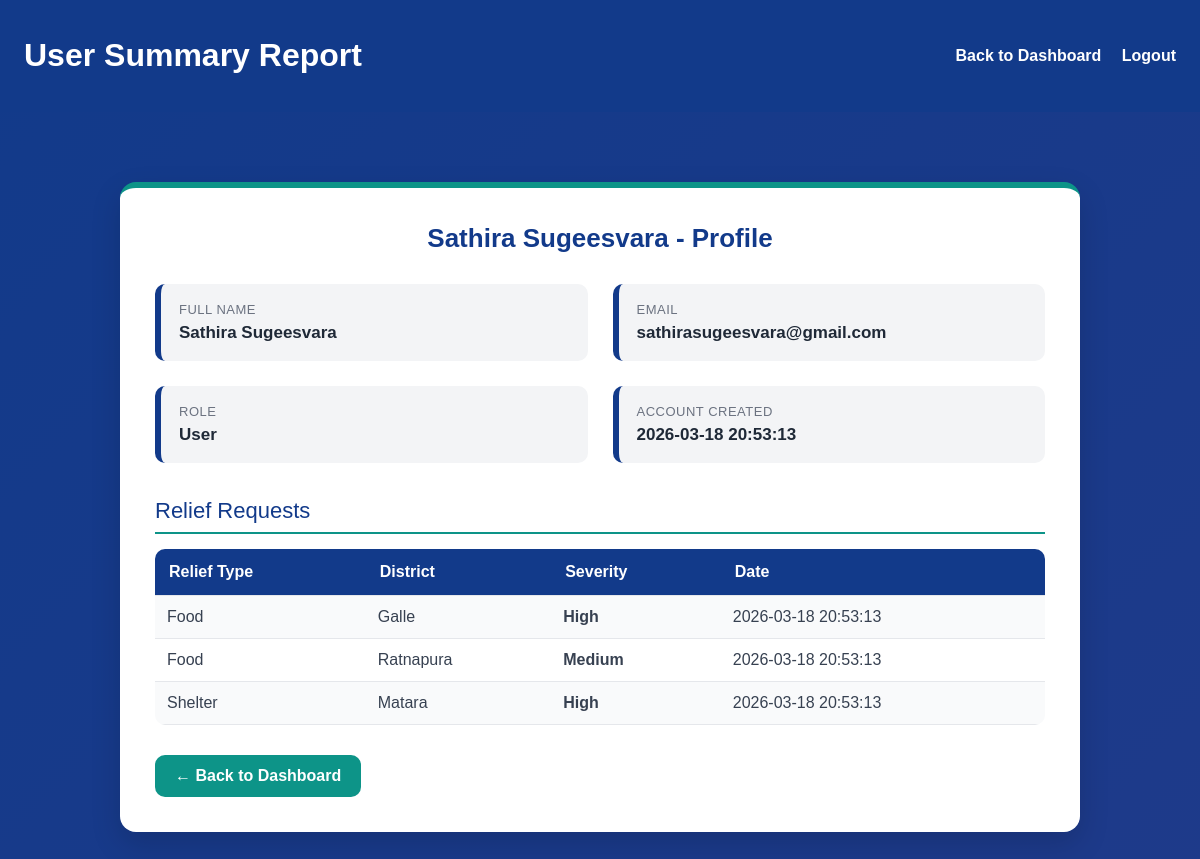
The app's page /frontend/user_details.php?id=3 (signed in) with its own data.
### tables this page shows
CREATE TABLE `users` (
  `id` int(11) NOT NULL,
  `full_name` varchar(100) NOT NULL,
  `email` varchar(100) NOT NULL,
  `password` varchar(255) NOT NULL,
  `role` enum('admin','user') NOT NULL DEFAULT 'user',
  `created_at` timestamp NOT NULL DEFAULT current_timestamp()
);

CREATE TABLE `requests` (
  `id` int(11) NOT NULL,
  `user_id` int(11) NOT NULL,
  `relief_type` enum('Food','Water','Medicine','Shelter') NOT NULL,
  `district` varchar(100) NOT NULL,
  `divisional_secretariat` varchar(100) NOT NULL,
  `gn_division` varchar(100) NOT NULL,
  `contact_name` varchar(100) NOT NULL,
  `contact_number` varchar(20) NOT NULL,
  `address` varchar(100) NOT NULL,
  `family_members` int(11) NOT NULL,
  `severity` enum('Low','Medium','High') NOT NULL,
  `description` text DEFAULT NULL,
  `created_at` timestamp NOT NULL DEFAULT current_timestamp()
);

### frontend/user_details.php (the view, shortened to what this page needs)
<?php
include("../backend/db.php");
$id = (int) $_GET['id'];
$user_query = mysqli_query($conn, "SELECT * FROM users WHERE id=$id");
$user = mysqli_fetch_assoc($user_query);
$requests = mysqli_query($conn, "SELECT * FROM requests WHERE user_id=$id");
?>
<!DOCTYPE html>
<html>
<head>
  <link rel="stylesheet" href="css/styles.css">
  <link rel="stylesheet" href="css/user_details.css">
</head>
<body>
<header>
  <h1>User Summary Report</h1>
  <nav>
    <a href="admin.php">Back to Dashboard</a>
    <a href="../backend/logout.php">Logout</a>
  </nav>
</header>
<div class="user-details-container">
  <div class="user-details-card">
    <div class="user-details-title">
      <?php echo $user['full_name']; ?> - Profile
    </div>
    <div class="user-info-grid">
      <div class="info-box">
        <div class="info-label">Full Name</div>
        <div class="info-value"><?php echo $user['full_name']; ?></div>
      </div>
      <div class="info-box">
        <div class="info-label">Email</div>
        <div class="info-value"><?php echo $user['email']; ?></div>
      </div>
      <div class="info-box">
        <div class="info-label">Role</div>
        <div class="info-value"><?php echo ucfirst($user['role']); ?></div>
      </div>
      <div class="info-box">
        <div class="info-label">Account Created</div>
        <div class="info-value"><?php echo $user['created_at']; ?></div>
      </div>
    </div>
    <div class="requests-title">Relief Requests</div>
    <table class="user-requests-table">
      <tr>
        <th>Relief Type</th>
        <th>District</th>
        <th>Severity</th>
        <th>Date</th>
      </tr>
      <?php while($r = mysqli_fetch_assoc($requests)) { ?>
      <tr>
        <td><?php echo $r['relief_type']; ?></td>
        <td><?php echo $r['district']; ?></td>
        <td><?php echo $r['severity']; ?></td>
        <td><?php echo $r['created_at']; ?></td>
      </tr>
      <?php } ?>
    </table>
    <a href="admin.php" class="back-btn">← Back to Dashboard</a>
  </div>
</div>
</body>
</html>

### frontend/css/styles.css (style rules this page uses)
:root { --primary-blue: #123A8A; --primary-teal: #0D9488; --danger-red: #DC2626; --warning-orange: #F59E0B; --success-green: #16A34A; --bg-light: #F3F4F6; --text-dark: #374151; --white: #FFFFFF; }
* { box-sizing: border-box; font-family: Arial, sans-serif; }
body { margin: 0; background: var(--bg-light); color: var(--text-dark); }
header { background: var(--primary-blue); color: white; padding: 16px 24px; display: flex; justify-content: space-between; align-items: center; }
nav a { color: white; margin-left: 16px; text-decoration: none; font-weight: bold; }
table { width: 100%; border-collapse: collapse; margin-top: 12px; }
th, td { padding: 12px; text-align: left; border-bottom: 1px solid #E5E7EB; }
th { background: #E5E7EB; }

### frontend/css/user_details.css (style rules this page uses)
body { background: linear-gradient(135deg, #123A8A, #1E3A8A); min-height: 100vh; }
.user-details-container { max-width: 1000px; margin: 50px auto; padding: 20px; }
.user-details-card { background: #ffffff; padding: 35px; border-radius: 16px; box-shadow: 0 12px 30px rgba(0, 0, 0, 0.15); border-top: 6px solid #0D9488; }
.user-details-title { font-size: 26px; font-weight: bold; margin-bottom: 30px; color: #123A8A; text-align: center; }
.user-info-grid { display: grid; grid-template-columns: 1fr 1fr; gap: 25px; margin-bottom: 35px; }
.info-box { background: #F3F4F6; padding: 18px; border-radius: 10px; border-left: 6px solid #123A8A; transition: 0.3s; }
.info-label { font-size: 13px; color: #6B7280; margin-bottom: 6px; text-transform: uppercase; letter-spacing: 0.5px; }
.info-value { font-size: 17px; font-weight: bold; color: #1F2937; }
.requests-title { font-size: 22px; margin-bottom: 15px; color: #123A8A; border-bottom: 2px solid #0D9488; padding-bottom: 8px; }
.user-requests-table { width: 100%; border-collapse: collapse; margin-top: 15px; border-radius: 10px; overflow: hidden; }
.user-requests-table th { background: #123A8A; color: white; padding: 14px; text-align: left; }
.user-requests-table td { padding: 12px; border-bottom: 1px solid #E5E7EB; }
.user-requests-table tr:nth-child(even) { background: #F9FAFB; }
.user-requests-table td:nth-child(3) { font-weight: bold; }
.back-btn { display: inline-block; margin-top: 30px; padding: 12px 20px; background-color: #0D9488; color: white; text-decoration: none; border-radius: 10px; font-weight: bold; transition: 0.3s; }

### records on screen
users: full_name "Sathira Sugeesvara", email "sathirasugeesvara@gmail.com", role "User", created_at "2026-03-18 20:53:13"
requests: relief_type "Food", district "Galle", severity "High", created_at "2026-03-18 20:53:13"
requests: relief_type "Food", district "Ratnapura", severity "Medium", created_at "2026-03-18 20:53:13"
requests: relief_type "Shelter", district "Matara", severity "High", created_at "2026-03-18 20:53:13"
